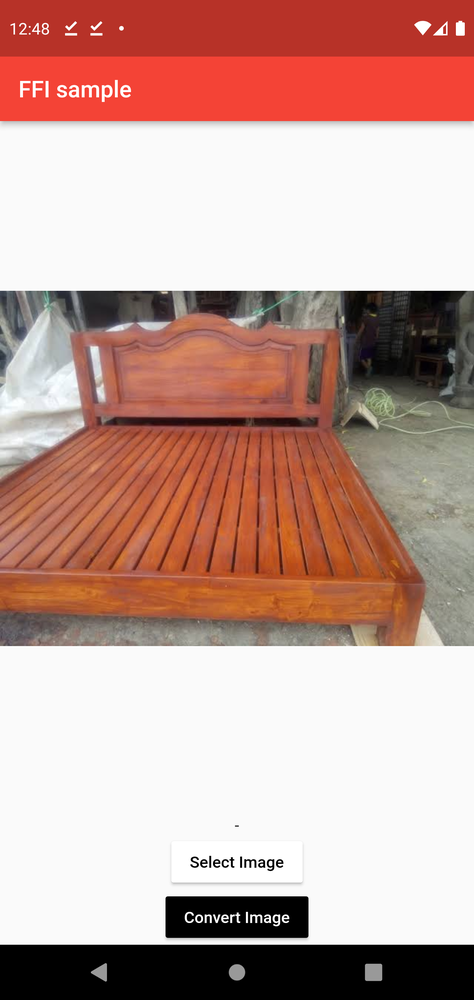
//> input picture ss2.png, 474 x 1000 px, shrunk from 1440 x 3040 before the run, given in place of couch.jpg, which was not available
$ ./open_cv_cpp   (built with g++ and OpenCV 4)
//> lines starting //> are read from the running program, lines starting //| are printed output that depends on the picture; pictures that were not available may be replaced by others from this repository, and a replacement may not be noted
// https://www.geeksforgeeks.org/how-to-install-opencv-in-c-on-linux/

#include "opencv2/imgproc.hpp"
#include "opencv2/highgui.hpp"
#include "opencv2/videoio.hpp"
#include <iostream>
using namespace cv;
using namespace std;

const int max_value_H = 360 / 2;
const int max_value = 255;
const String window_detection_name = "Ayse";
int H_val = 0;

static void on_H_val_thresh_trackbar(int, void *)
{
    H_val = min(max_value_H-1, H_val);
    setTrackbarPos("H", window_detection_name, H_val);
}


int main(int argc, char* argv[])
{

	//Reading the image in the source files part
	Mat img = imread("/home/yoy/Desktop/furniture_customization_for_sugar_daddy/couch.jpg");
//> img is the input picture: 1000 rows x 474 cols, CV_8UC3; mean B, G, R 150.6, 159.1, 194.5
	imshow("original image", img);

	//If the image is empty, error pops up
	if (img.empty())
	{
		std::cout << "Could not read the image: ";
		return 1;
	}


	//BGR -> HSV changing part
	Mat HSVImage;
	cvtColor(img, HSVImage, cv::COLOR_BGR2HSV);
//> HSVImage: 1000 rows x 474 cols, CV_8UC3; mean H, S, V 9.3, 61.5, 194.8


    namedWindow(window_detection_name);
    createTrackbar("H", window_detection_name, &H_val, max_value_H, on_H_val_thresh_trackbar);

	//changing Hue value

	Mat hsv = HSVImage.clone();
	vector<Mat> hsv_vec;
	split(hsv, hsv_vec); //this is an opencv function
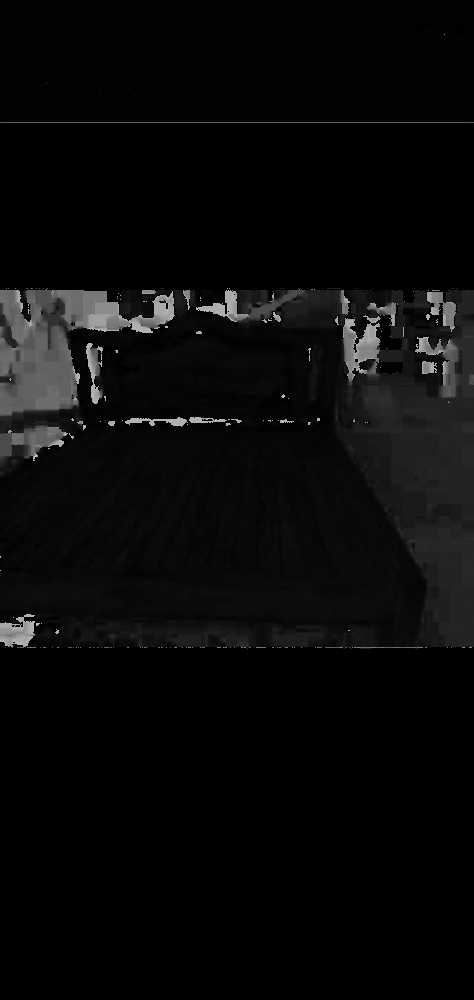
//> hsv_vec[0]: 1000 rows x 474 cols, CV_8UC1; min 0, max 179, mean 9.3
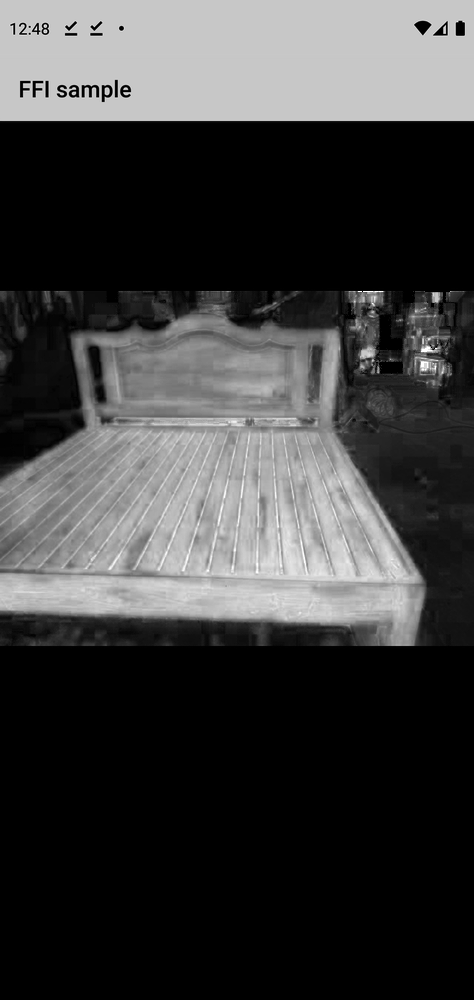
//> hsv_vec[1]: 1000 rows x 474 cols, CV_8UC1; min 0, max 255, mean 61.5
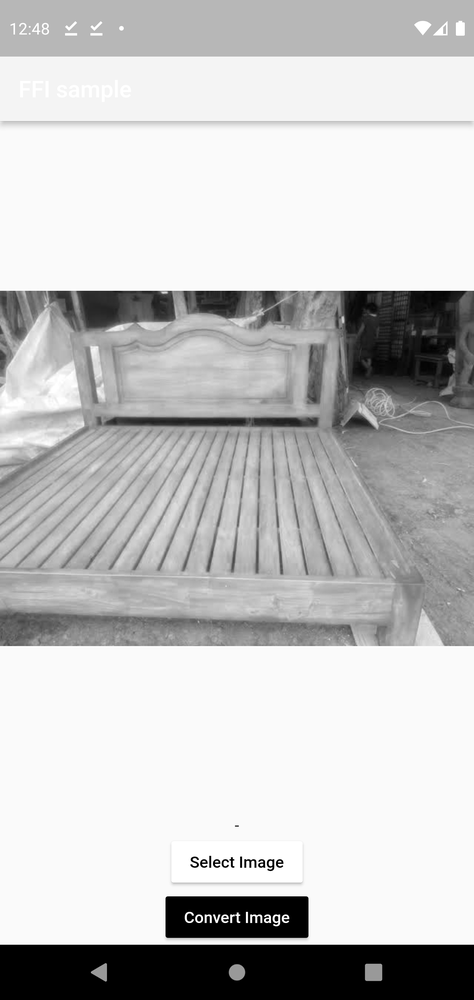
//> hsv_vec[2]: 1000 rows x 474 cols, CV_8UC1; min 0, max 255, mean 194.8
	Mat& H = hsv_vec[0];
	Mat& S = hsv_vec[1];
	Mat& V = hsv_vec[2];
	Mat finalImage;


    while (true) {

	H = H_val; // H is between 0-180 in OpenCV
	merge(hsv_vec, hsv);
//> hsv_vec[0]: 1000 rows x 474 cols, CV_8UC1; every value is 0
//> hsv: 1000 rows x 474 cols, CV_8UC3; mean H, S, V 0, 61.5, 194.8
	HSVImage = hsv; // according to your code


	//showing HSV image Notice: imshow always renders in BGR space
	cvtColor(HSVImage, finalImage, cv::COLOR_HSV2BGR);
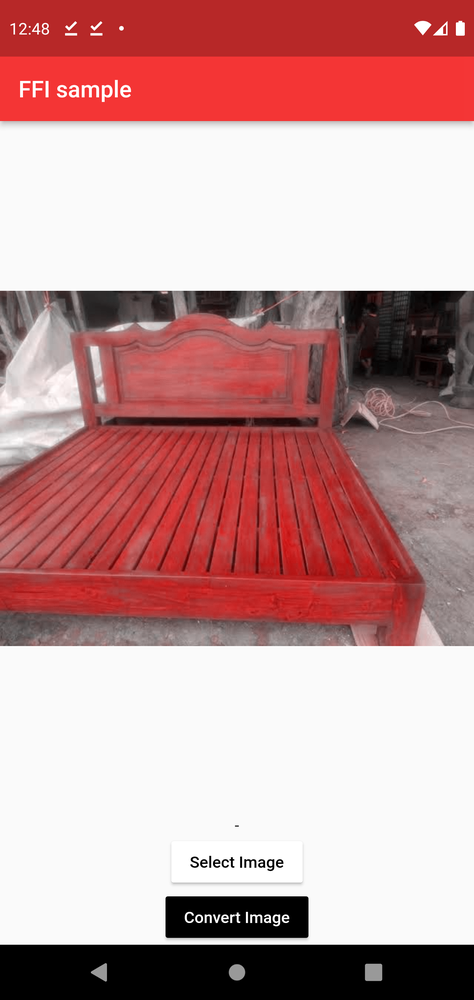
//> finalImage: 1000 rows x 474 cols, CV_8UC3; mean B, G, R 150.1, 150.1, 194.8
	imshow(window_detection_name, finalImage);

    char key = (char) waitKey(30);
//> the 'q' key is pressed
    if (key == 'q' || key == 27)
    {
        break;
    }
    }

	return 0;
}

$ run again, on asko.jpg
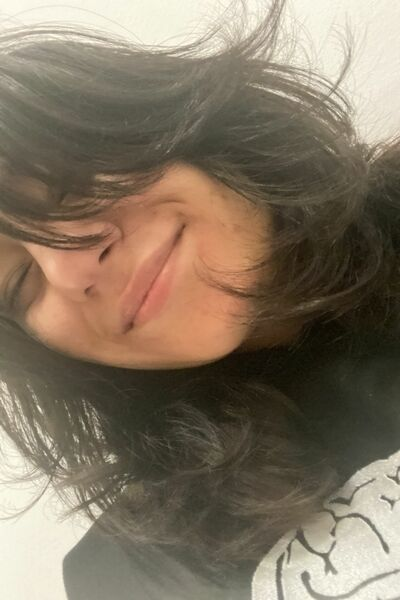
//> input picture asko.jpg, 400 x 600 px, given in place of couch.jpg, which was not available
//> img is the input picture: 600 rows x 400 cols, CV_8UC3; mean B, G, R 99.4, 117.9, 131.6
//> HSVImage: 600 rows x 400 cols, CV_8UC3; mean H, S, V 21.3, 72.1, 131.7
//> `split(hsv, hsv_vec);`:
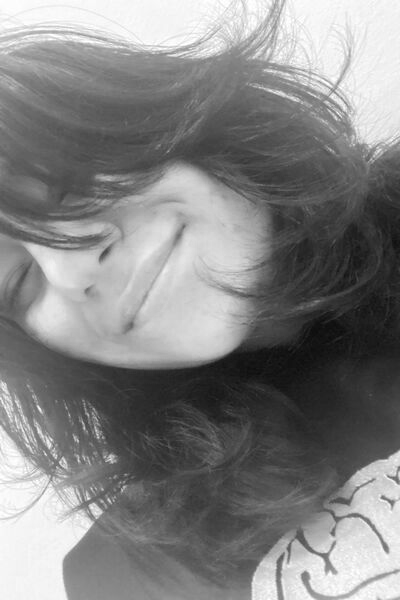
//> hsv_vec[2]: 600 rows x 400 cols, CV_8UC1; min 11, max 255, mean 131.7
//> hsv: 600 rows x 400 cols, CV_8UC3; mean H, S, V 0, 72.1, 131.7
//> `cvtColor(HSVImage, finalImage, cv::COLOR_HSV2BGR);`:
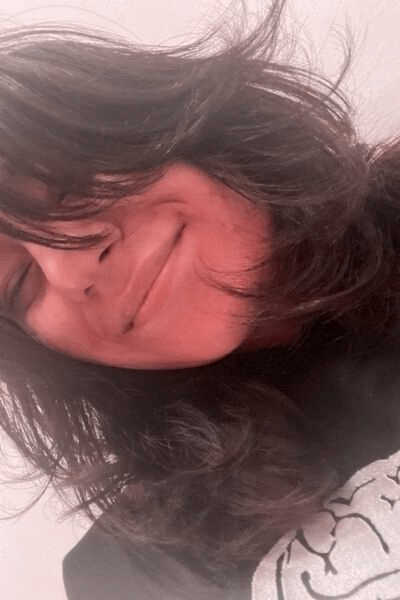
//> finalImage: 600 rows x 400 cols, CV_8UC3; mean B, G, R 98.9, 98.9, 131.7
